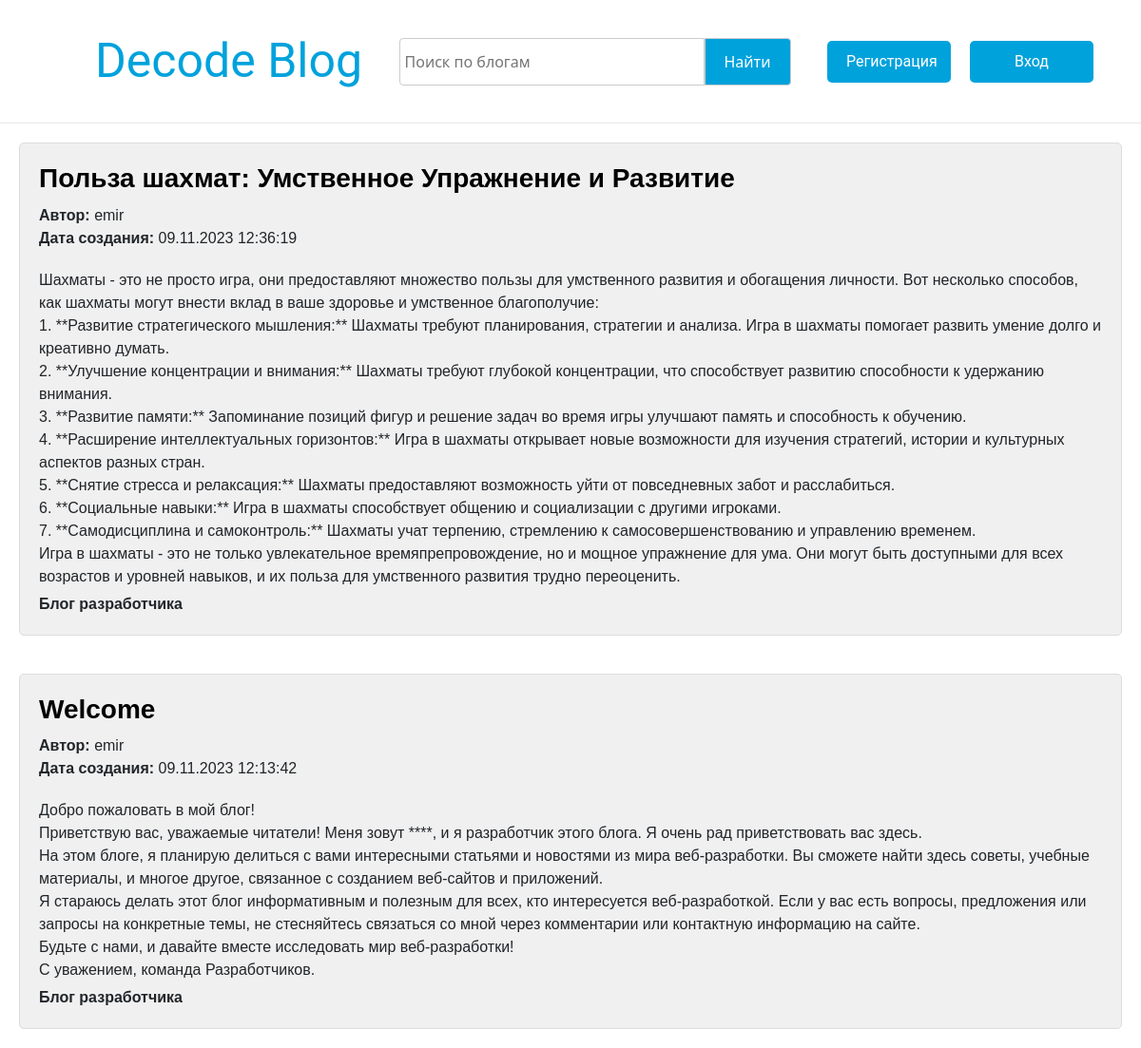
Before: /blog_app with the older database file.
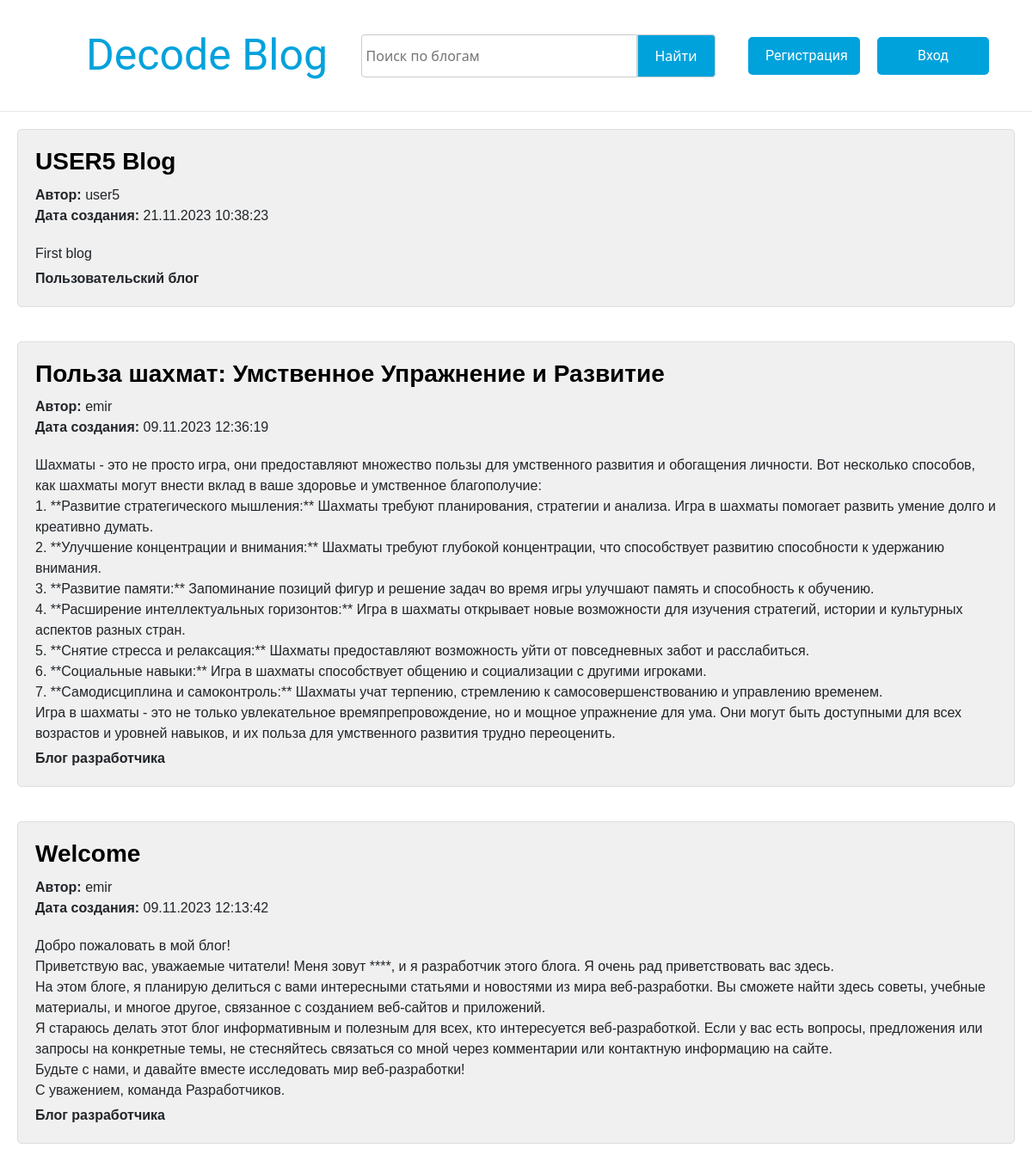
After: the same page with the newer database file.
### blog_app/models.py (models this page shows, shortened)
class Blog(models.Model):
    title = models.CharField(max_length=100)
    content = models.TextField(null=False)
    author = models.ForeignKey(User, on_delete=models.CASCADE, null=True)
    created_at = models.DateTimeField(auto_now_add=True)

### authe/models.py (models this page shows, shortened)
class User(AbstractUser):
    email = models.EmailField(unique=True)
    full_name = models.CharField(max_length=100)

### blog_app/views.py (the view)
# urls.py: path('', views.ViewAllBlogs.as_view(), name='index'),
class ViewAllBlogs(View):   # главная
    def get(self, request):
        blogs = Blog.objects.all().order_by('-created_at')
        context = {
            'title': 'Список блогов',
            'blogs': blogs,
        }
        return render(request, 'blog_app/index.html', context=context)

### blog_app/templates/blog_app/index.html (shortened to what this page needs)
{% extends "authe/base.html" %}
{% load static %}
{% block static %}
    <link rel="stylesheet" href="{% static 'blog_app/styles/blog.css' %}">
{% endblock %}
{% block content %}
    <section class="entire">
        <div class="blog-list">
            {% for b in blogs %}
                <div class="blog-item">
                    <h2>{{ b.title }}</h2>
                    <p><strong>Автор:</strong> {{ b.author.username }}</p>
                    <p><strong>Дата создания:</strong> {{ b.created_at|date:"d.m.Y H:i:s" }}</p>
                    <div class="blog-content">
                        {{ b.content|linebreaks }}
                    </div>
                    {% if b.author.is_superuser %}
                        <p class="developer-blog">Блог разработчика</p>
                    {% else %}
                        <p class="user-blog">Пользовательский блог</p>
                    {% endif %}
                </div>
            {% endfor %}
        </div>
    </section>
{% endblock %}

### authe/templates/authe/base.html (shortened to what this page needs)
{% load static %}
<!DOCTYPE html>
<html lang="en">
<head>
    <link href="https://cdn.jsdelivr.net/npm/bootstrap@5.3.2/dist/css/bootstrap.min.css" rel="stylesheet">
    <link rel="stylesheet" href="{% static 'authe/styles/authe.css' %}">
    {% block static %}
    {% endblock %}
</head>
<body>
    <header class="header">
        <a href="{% url 'blogs:index' %}" class="title"> Decode Blog </a>
        <div class="search-bar">
            <input type="text" id="search-input" placeholder="Поиск по блогам">
            <button type="submit" class="search-button">Найти</button>
        </div>
            <div class="btns">
                {% if request.user and request.user.is_authenticated %}
                    <a href="{% url 'blogs:create' %}" class="register btn btn-primary"> Создать </a>
                    <a href="{% url 'authe:signout' %}" class="logout btn btn-primary">Выйти</a>
                    <a href="{% url 'blogs:profile' %}" class="register btn btn-primary">Профиль</a>
                {% else %}
                    <a href="{% url 'authe:register' %}" class="register btn btn-primary"> Регистрация </a>
                    <a href="{% url 'authe:login' %}" class="login btn btn-primary"> Вход </a>
                {% endif %}
            </div>
    </header>
    {% block content %}
    {% endblock %}
</body>
</html>

### authe/static/authe/styles/authe.css (style rules this page uses)
body { background-color: #ffffff; margin: 0; padding: 0; }
.header { display: flex; align-items: center; justify-content: space-between; height: 130px; background-color: #fff; width: 100%; border-bottom: 0.5px solid #E7E7E7; }
.title, .search, .register, .login { font-family: "Roboto", sans-serif; color: #00A2DC; text-decoration: none; text-decoration-style: none; }
.title { font-size: 50px; margin-left: 100px; }
.btns { display: flex; gap: 20px; margin-right: 50px; }
.register, .login, .logout { width: 130px; padding: 10px 20px; margin: 0; text-decoration: none; color: #fff; background-color: #00A2DC; border: none; border-radius: 5px; cursor: pointer; }
.search-bar { display: flex; align-items: center; }
#search-input { width: 321px; height: 50px; border-radius: 4px 0 0 4px; border: 1px solid #ccc; padding: 5px; }
.search-button { height: 50px; width: 91px; border-radius: 0 4px 4px 0; border: 1px solid #ccc; color: #fff; background-color: #00A2DC; cursor: pointer; }

### blog_app/static/blog_app/styles/blog.css (style rules this page uses)
.blog-list { display: flex; flex-direction: column; align-items: center; padding: 0 20px; box-sizing: border-box; }
.blog-item { background-color: #f0f0f0; border: 1px solid #ddd; padding: 20px; margin: 20px 0; width: 100%; border-radius: 5px; }
.blog-item h2 { font-size: 1.75rem; margin: 0 0 10px; font-family: 'Arial', sans-serif; }
.blog-item p { margin: 0; font-family: 'Arial', sans-serif; }
.blog-content { margin-top: 20px; font-family: 'Verdana', sans-serif; }
.user-blog { border-radius: 3px; display: inline-block; font-weight: bold; font-family: 'Arial', sans-serif; padding-top: 5px; }
.developer-blog { border-radius: 3px; display: inline-block; font-weight: bold; font-family: 'Arial', sans-serif; padding-top: 5px; }
h2 { font-weight: 700; color: black; }

Changed rows visible on the page:
added Blog: title "USER5 Blog", author.username "user5", created_at "21.11.2023 10:38:23", content "First blog", shows "Пользовательский блог"
